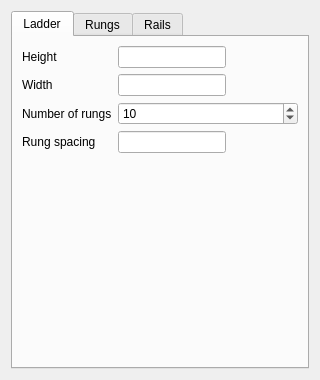
<?xml version="1.0" encoding="UTF-8"?>
<ui version="4.0">
 <class>LadderParameter</class>
 <widget class="QWidget" name="LadderParameter">
  <property name="geometry">
   <rect>
    <x>0</x>
    <y>0</y>
    <width>320</width>
    <height>380</height>
   </rect>
  </property>
  <property name="windowTitle">
   <string>Ladder Parameters</string>
  </property>
  <layout class="QVBoxLayout" name="verticalLayout">
   <item>
    <widget class="QTabWidget" name="tabWidget">
     <property name="currentIndex">
      <number>0</number>
     </property>
     <widget class="QWidget" name="tabLadder">
      <attribute name="title">
       <string>Ladder</string>
      </attribute>
      <layout class="QFormLayout" name="ladderFormLayout">
       <item row="0" column="0">
        <widget class="QLabel" name="label_LadderHeight">
         <property name="text">
          <string>Height</string>
         </property>
        </widget>
       </item>
       <item row="0" column="1">
        <widget class="Gui::InputField" name="Quantity_LadderHeight">
         <property name="sizePolicy">
          <sizepolicy hsizetype="Fixed" vsizetype="Fixed">
           <horstretch>0</horstretch>
           <verstretch>0</verstretch>
          </sizepolicy>
         </property>
         <property name="minimumSize">
          <size>
           <width>100</width>
           <height>20</height>
          </size>
         </property>
         <property name="text">
          <string/>
         </property>
         <property name="alignment">
          <set>Qt::AlignRight|Qt::AlignTrailing|Qt::AlignVCenter</set>
         </property>
         <property name="unit" stdset="0">
          <string notr="true">mm</string>
         </property>
         <property name="decimals" stdset="0">
          <number>2</number>
         </property>
         <property name="minimum" stdset="0">
          <double>1.000000000000000</double>
         </property>
         <property name="maximum" stdset="0">
          <double>10000.000000000000000</double>
         </property>
         <property name="singleStep" stdset="0">
          <double>10.000000000000000</double>
         </property>
         <property name="value" stdset="0">
          <double>500.000000000000000</double>
         </property>
        </widget>
       </item>
       <item row="1" column="0">
        <widget class="QLabel" name="label_LadderWidth">
         <property name="text">
          <string>Width</string>
         </property>
        </widget>
       </item>
       <item row="1" column="1">
        <widget class="Gui::InputField" name="Quantity_LadderWidth">
         <property name="sizePolicy">
          <sizepolicy hsizetype="Fixed" vsizetype="Fixed">
           <horstretch>0</horstretch>
           <verstretch>0</verstretch>
          </sizepolicy>
         </property>
         <property name="minimumSize">
          <size>
           <width>100</width>
           <height>20</height>
          </size>
         </property>
         <property name="text">
          <string/>
         </property>
         <property name="alignment">
          <set>Qt::AlignRight|Qt::AlignTrailing|Qt::AlignVCenter</set>
         </property>
         <property name="unit" stdset="0">
          <string notr="true">mm</string>
         </property>
         <property name="decimals" stdset="0">
          <number>2</number>
         </property>
         <property name="minimum" stdset="0">
          <double>1.000000000000000</double>
         </property>
         <property name="maximum" stdset="0">
          <double>5000.000000000000000</double>
         </property>
         <property name="singleStep" stdset="0">
          <double>5.000000000000000</double>
         </property>
         <property name="value" stdset="0">
          <double>200.000000000000000</double>
         </property>
        </widget>
       </item>
       <item row="2" column="0">
        <widget class="QLabel" name="label_NumberOfRungs">
         <property name="text">
          <string>Number of rungs</string>
         </property>
        </widget>
       </item>
       <item row="2" column="1">
        <widget class="QSpinBox" name="spinBox_NumberOfRungs">
         <property name="minimum">
          <number>1</number>
         </property>
         <property name="maximum">
          <number>999</number>
         </property>
         <property name="value">
          <number>10</number>
         </property>
        </widget>
       </item>
       <item row="3" column="0">
        <widget class="QLabel" name="label_RungSpacing">
         <property name="text">
          <string>Rung spacing</string>
         </property>
        </widget>
       </item>
       <item row="3" column="1">
        <widget class="Gui::InputField" name="Quantity_RungSpacing">
         <property name="sizePolicy">
          <sizepolicy hsizetype="Fixed" vsizetype="Fixed">
           <horstretch>0</horstretch>
           <verstretch>0</verstretch>
          </sizepolicy>
         </property>
         <property name="minimumSize">
          <size>
           <width>100</width>
           <height>20</height>
          </size>
         </property>
         <property name="text">
          <string/>
         </property>
         <property name="alignment">
          <set>Qt::AlignRight|Qt::AlignTrailing|Qt::AlignVCenter</set>
         </property>
         <property name="unit" stdset="0">
          <string notr="true">mm</string>
         </property>
         <property name="decimals" stdset="0">
          <number>2</number>
         </property>
         <property name="minimum" stdset="0">
          <double>1.000000000000000</double>
         </property>
         <property name="maximum" stdset="0">
          <double>500.000000000000000</double>
         </property>
         <property name="singleStep" stdset="0">
          <double>5.000000000000000</double>
         </property>
         <property name="value" stdset="0">
          <double>45.000000000000000</double>
         </property>
        </widget>
       </item>
      </layout>
     </widget>
     <widget class="QWidget" name="tabRungs">
      <attribute name="title">
       <string>Rungs</string>
      </attribute>
      <layout class="QFormLayout" name="rungsFormLayout">
       <item row="0" column="0">
        <widget class="QLabel" name="label_RungShape">
         <property name="text">
          <string>Shape</string>
         </property>
        </widget>
       </item>
       <item row="0" column="1">
        <widget class="QComboBox" name="comboBox_RungShape">
         <property name="editable">
          <bool>false</bool>
         </property>
         <item>
          <property name="text">
           <string>Round</string>
          </property>
         </item>
         <item>
          <property name="text">
           <string>Flat</string>
          </property>
         </item>
        </widget>
       </item>
       <item row="1" column="0">
        <widget class="QLabel" name="label_RungDiameter">
         <property name="text">
          <string>Diameter</string>
         </property>
        </widget>
       </item>
       <item row="1" column="1">
        <widget class="Gui::InputField" name="Quantity_RungDiameter">
         <property name="sizePolicy">
          <sizepolicy hsizetype="Fixed" vsizetype="Fixed">
           <horstretch>0</horstretch>
           <verstretch>0</verstretch>
          </sizepolicy>
         </property>
         <property name="minimumSize">
          <size>
           <width>100</width>
           <height>20</height>
          </size>
         </property>
         <property name="text">
          <string/>
         </property>
         <property name="alignment">
          <set>Qt::AlignRight|Qt::AlignTrailing|Qt::AlignVCenter</set>
         </property>
         <property name="unit" stdset="0">
          <string notr="true">mm</string>
         </property>
         <property name="decimals" stdset="0">
          <number>2</number>
         </property>
         <property name="minimum" stdset="0">
          <double>0.100000000000000</double>
         </property>
         <property name="maximum" stdset="0">
          <double>100.000000000000000</double>
         </property>
         <property name="singleStep" stdset="0">
          <double>1.000000000000000</double>
         </property>
         <property name="value" stdset="0">
          <double>8.000000000000000</double>
         </property>
        </widget>
       </item>
       <item row="2" column="0">
        <widget class="QLabel" name="label_RungWidth">
         <property name="text">
          <string>Width (flat)</string>
         </property>
        </widget>
       </item>
       <item row="2" column="1">
        <widget class="Gui::InputField" name="Quantity_RungWidth">
         <property name="sizePolicy">
          <sizepolicy hsizetype="Fixed" vsizetype="Fixed">
           <horstretch>0</horstretch>
           <verstretch>0</verstretch>
          </sizepolicy>
         </property>
         <property name="minimumSize">
          <size>
           <width>100</width>
           <height>20</height>
          </size>
         </property>
         <property name="text">
          <string/>
         </property>
         <property name="alignment">
          <set>Qt::AlignRight|Qt::AlignTrailing|Qt::AlignVCenter</set>
         </property>
         <property name="unit" stdset="0">
          <string notr="true">mm</string>
         </property>
         <property name="decimals" stdset="0">
          <number>2</number>
         </property>
         <property name="minimum" stdset="0">
          <double>0.100000000000000</double>
         </property>
         <property name="maximum" stdset="0">
          <double>200.000000000000000</double>
         </property>
         <property name="singleStep" stdset="0">
          <double>1.000000000000000</double>
         </property>
         <property name="value" stdset="0">
          <double>12.000000000000000</double>
         </property>
        </widget>
       </item>
       <item row="3" column="0">
        <widget class="QLabel" name="label_RungThickness">
         <property name="text">
          <string>Thickness (flat)</string>
         </property>
        </widget>
       </item>
       <item row="3" column="1">
        <widget class="Gui::InputField" name="Quantity_RungThickness">
         <property name="sizePolicy">
          <sizepolicy hsizetype="Fixed" vsizetype="Fixed">
           <horstretch>0</horstretch>
           <verstretch>0</verstretch>
          </sizepolicy>
         </property>
         <property name="minimumSize">
          <size>
           <width>100</width>
           <height>20</height>
          </size>
         </property>
         <property name="text">
          <string/>
         </property>
         <property name="alignment">
          <set>Qt::AlignRight|Qt::AlignTrailing|Qt::AlignVCenter</set>
         </property>
         <property name="unit" stdset="0">
          <string notr="true">mm</string>
         </property>
         <property name="decimals" stdset="0">
          <number>2</number>
         </property>
         <property name="minimum" stdset="0">
          <double>0.100000000000000</double>
         </property>
         <property name="maximum" stdset="0">
          <double>50.000000000000000</double>
         </property>
         <property name="singleStep" stdset="0">
          <double>0.500000000000000</double>
         </property>
         <property name="value" stdset="0">
          <double>3.000000000000000</double>
         </property>
        </widget>
       </item>
      </layout>
     </widget>
     <widget class="QWidget" name="tabRails">
      <attribute name="title">
       <string>Rails</string>
      </attribute>
      <layout class="QFormLayout" name="railsFormLayout">
       <item row="0" column="0">
        <widget class="QLabel" name="label_RailShape">
         <property name="text">
          <string>Shape</string>
         </property>
        </widget>
       </item>
       <item row="0" column="1">
        <widget class="QComboBox" name="comboBox_RailShape">
         <property name="editable">
          <bool>false</bool>
         </property>
         <item>
          <property name="text">
           <string>Round</string>
          </property>
         </item>
         <item>
          <property name="text">
           <string>Square</string>
          </property>
         </item>
         <item>
          <property name="text">
           <string>C-Channel</string>
          </property>
         </item>
        </widget>
       </item>
       <item row="1" column="0">
        <widget class="QLabel" name="label_RailWidth">
         <property name="text">
          <string>Width / Diameter</string>
         </property>
        </widget>
       </item>
       <item row="1" column="1">
        <widget class="Gui::InputField" name="Quantity_RailWidth">
         <property name="sizePolicy">
          <sizepolicy hsizetype="Fixed" vsizetype="Fixed">
           <horstretch>0</horstretch>
           <verstretch>0</verstretch>
          </sizepolicy>
         </property>
         <property name="minimumSize">
          <size>
           <width>100</width>
           <height>20</height>
          </size>
         </property>
         <property name="text">
          <string/>
         </property>
         <property name="alignment">
          <set>Qt::AlignRight|Qt::AlignTrailing|Qt::AlignVCenter</set>
         </property>
         <property name="unit" stdset="0">
          <string notr="true">mm</string>
         </property>
         <property name="decimals" stdset="0">
          <number>2</number>
         </property>
         <property name="minimum" stdset="0">
          <double>0.100000000000000</double>
         </property>
         <property name="maximum" stdset="0">
          <double>200.000000000000000</double>
         </property>
         <property name="singleStep" stdset="0">
          <double>1.000000000000000</double>
         </property>
         <property name="value" stdset="0">
          <double>10.000000000000000</double>
         </property>
        </widget>
       </item>
       <item row="2" column="0">
        <widget class="QLabel" name="label_RailThickness">
         <property name="text">
          <string>Wall thickness (C-Channel)</string>
         </property>
        </widget>
       </item>
       <item row="2" column="1">
        <widget class="Gui::InputField" name="Quantity_RailThickness">
         <property name="sizePolicy">
          <sizepolicy hsizetype="Fixed" vsizetype="Fixed">
           <horstretch>0</horstretch>
           <verstretch>0</verstretch>
          </sizepolicy>
         </property>
         <property name="minimumSize">
          <size>
           <width>100</width>
           <height>20</height>
          </size>
         </property>
         <property name="text">
          <string/>
         </property>
         <property name="alignment">
          <set>Qt::AlignRight|Qt::AlignTrailing|Qt::AlignVCenter</set>
         </property>
         <property name="unit" stdset="0">
          <string notr="true">mm</string>
         </property>
         <property name="decimals" stdset="0">
          <number>2</number>
         </property>
         <property name="minimum" stdset="0">
          <double>0.100000000000000</double>
         </property>
         <property name="maximum" stdset="0">
          <double>50.000000000000000</double>
         </property>
         <property name="singleStep" stdset="0">
          <double>0.500000000000000</double>
         </property>
         <property name="value" stdset="0">
          <double>2.000000000000000</double>
         </property>
        </widget>
       </item>
      </layout>
     </widget>
    </widget>
   </item>
  </layout>
 </widget>
 <customwidgets>
  <customwidget>
   <class>Gui::InputField</class>
   <extends>QLineEdit</extends>
   <header>Gui/InputField.h</header>
  </customwidget>
 </customwidgets>
 <resources/>
 <connections/>
</ui>
